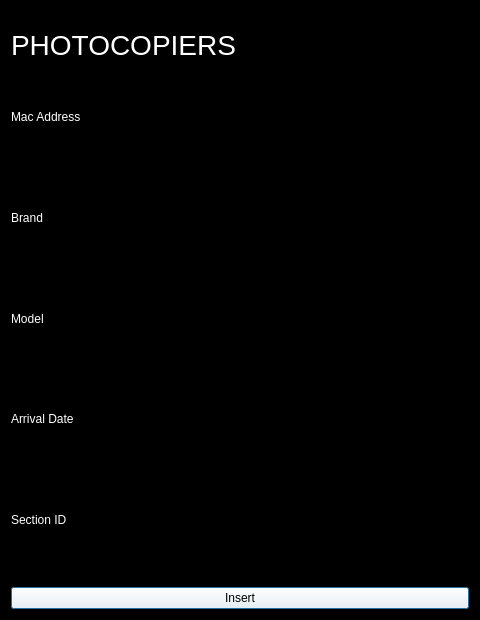
<?xml version="1.0" encoding="UTF-8"?>
<ui version="4.0">
 <class>Dialog</class>
 <widget class="QDialog" name="Dialog">
  <property name="geometry">
   <rect>
    <x>0</x>
    <y>0</y>
    <width>480</width>
    <height>620</height>
   </rect>
  </property>
  <property name="windowTitle">
   <string>Dialog</string>
  </property>
  <property name="styleSheet">
   <string notr="true">background-color:black;
color : white;</string>
  </property>
  <layout class="QVBoxLayout" name="verticalLayout">
   <item>
    <widget class="QLabel" name="label">
     <property name="styleSheet">
      <string notr="true">color : white;
font-size : 28px;</string>
     </property>
     <property name="text">
      <string>PHOTOCOPIERS</string>
     </property>
    </widget>
   </item>
   <item>
    <widget class="QLabel" name="macAddress">
     <property name="styleSheet">
      <string notr="true">color:white;</string>
     </property>
     <property name="text">
      <string>Mac Address</string>
     </property>
    </widget>
   </item>
   <item>
    <widget class="QLineEdit" name="macAddressLine">
     <property name="styleSheet">
      <string notr="true">color:white;</string>
     </property>
    </widget>
   </item>
   <item>
    <widget class="QLabel" name="label_3">
     <property name="styleSheet">
      <string notr="true">color:white;</string>
     </property>
     <property name="text">
      <string>Brand</string>
     </property>
    </widget>
   </item>
   <item>
    <widget class="QLineEdit" name="brand_line"/>
   </item>
   <item>
    <widget class="QLabel" name="label_4">
     <property name="styleSheet">
      <string notr="true">color:white;</string>
     </property>
     <property name="text">
      <string>Model</string>
     </property>
    </widget>
   </item>
   <item>
    <widget class="QLineEdit" name="model_line"/>
   </item>
   <item>
    <widget class="QLabel" name="label_5">
     <property name="styleSheet">
      <string notr="true">color:white;</string>
     </property>
     <property name="text">
      <string>Arrival Date</string>
     </property>
    </widget>
   </item>
   <item>
    <widget class="QLineEdit" name="arrival_date_line"/>
   </item>
   <item>
    <widget class="QLabel" name="label_6">
     <property name="styleSheet">
      <string notr="true">color:white;</string>
     </property>
     <property name="text">
      <string>Section ID</string>
     </property>
    </widget>
   </item>
   <item>
    <widget class="QLineEdit" name="section_id_line"/>
   </item>
   <item>
    <widget class="QPushButton" name="insert_btn">
     <property name="styleSheet">
      <string notr="true">background-color: white;
color : black;
</string>
     </property>
     <property name="text">
      <string>Insert</string>
     </property>
    </widget>
   </item>
  </layout>
 </widget>
 <resources/>
 <connections/>
</ui>
